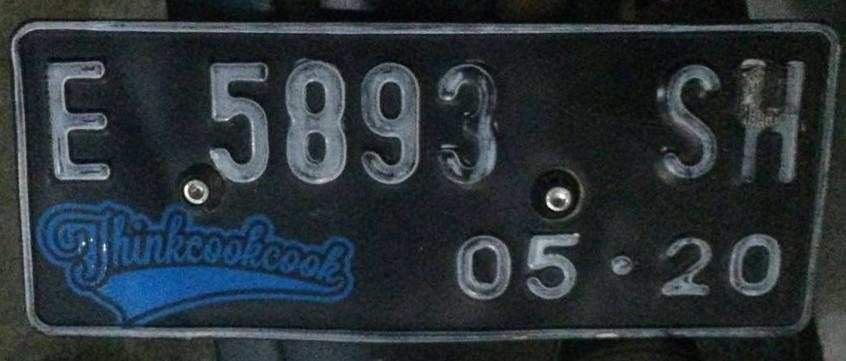
#> input picture 03 Al Akbar Baihaqi/UTS/dummy/57-E-5893-SH-05-20_jpg.rf.85a6b1712b6750deca3414bb1da5a7de.jpg, 846 x 361 px, found by its file name; its folder holds only this picture in this run
$ jupyter execute UTS_Clustering_Image_Segmentation_Soal.ipynb
#> lines starting #> are read from the running program, lines starting #| are printed output that depends on the picture
# UTS Clustering Image Segmentation
### Nama : Wanda Febrina Cahya
### No / Kelas : 29 / TI-3E
### NIM :2141720001

# Segmentasi Gambar dengan Clustering

Segmentasi merupakan salah satu cara untuk membedakan antara objek satu dengan objek lainnya dalam suatu citra. Cara ini dapat dilakukan dengan mengelompokkan nilai pixel citra berdasarkan kedekatan warnanya.

Pada UTS kali ini, Anda diminta untuk melakukan segmentasi citra plat nomor kendaraan di Indonesia. Fungsi segmentasi dalam kasus ini adalah mempermudah pembacaan plat nomor kendaraan sebelum proses selanjutnya, seperti pembacaan karakter pada plat nomor.

# Ketentuan UTS

Berdasarkan pemaparan kasus, Anda diminta untuk,

1. Pilih 5 citra plat nomor untuk setiap anggota kelompok dari dataset yang telah disediakan. [DOWNLOAD](https://storage.googleapis.com/kuliah_mah/dummy.zip)
2. Lakukan segmentasi pada citra plat nomor untuk memperjelas karakter pada plat nomor.
3. Anda dapat menggunakan algortima K-Means seperti yang telah dijelaskan pada praktikum sebelumnya atau menggunakan algoritma klasterisasi yang lain.
4. Anda diperkenankan untuk melakukan pra pengolahan data (preprocessing) pada citra seperti,
    - Merubah color space
    - Reduksi dimensi
    - dsb
5. Tampilkan perbandingan citra antara sebelum dan sesudah di segmentasi

**Catatan:**
1. Proses loading citra dicontohkan dengan menggunakan library openCV
2. Secara default, openCV akan memuat citra dalam format BGR

# Kode Bantuan

[cell 1]
# Mengimpor drive dari google.colab untuk mengakses Google Drive
from google.colab import drive
drive.mount('/content/drive')

# Import Libraries

[cell 2]
# For Data Manipulation
import numpy as np
import os
import random

# For Visualization
import cv2
import matplotlib.pyplot as plt

# For Preprocessing
from sklearn.decomposition import PCA

# For Modelling
from sklearn.cluster import KMeans, MiniBatchKMeans

# Read Image

[cell 3]
# Menentukan direktori dataset yang digunakan
dataset_dir = '/content/drive/MyDrive/dummy'

# Membuat daftar path file gambar dengan menggabungkan direktori dataset
selected_images = [os.path.join(dataset_dir, file) for file in os.listdir(dataset_dir)]

# Mengurutkan gambar berdasarkan nama file untuk memastikan urutan yang konsisten
selected_images.sort(key=lambda x: os.path.basename(x))

[cell 4]
# Ambil hanya 5 nomor plat teratas
first_5_license = selected_images[:5]

# KMeans Modelling

[cell 5]
# Fungsi kmeans_segmentation digunakan untuk melakukan segmentasi citra menggunakan algoritma K-Means
def kmeans_segmentation(image, k):
    # Jika citra berwarna
    if len(image.shape) == 3:
        pixels = image.reshape((-1, 3)) # Melakukan reshape citra ke format 2D (baris x kolom) untuk citra berwarna
    # Jika citra grayscale
    elif len(image.shape) == 2:
        pixels = image.reshape((-1, 1)) # Melakukan reshape citra ke format 2D (baris x kolom) untuk citra grayscale
    else:
        raise ValueError("Bentuk citra tidak didukung") # Melempar pengecualian jika bentuk citra tidak didukung

    kmeans = KMeans(n_clusters=k, n_init=100) # Membuat objek KMeans dengan jumlah cluster (k) dan iterasi inisialisasi sebanyak 100
    kmeans.fit(pixels)  # Melakukan pelatihan model K-Means pada data piksel citra

    # Menggunakan dimensi citra asli
    segmented_image = kmeans.labels_.reshape(image.shape[:2])  # Mereshape hasil segmentasi ke bentuk asli citra
    return segmented_image # Mengembalikan citra yang telah disegmentasi

# Display the Images

[cell 6]
def show_images(images, titles, figsize=(15, 7)):
    # Membuat sebuah figure dengan ukuran yang ditentukan
    plt.figure(figsize=figsize)

    for i in range(len(images)):
         # Membuat subplot di dalam figure untuk setiap gambar
        plt.subplot(1, len(images), i+1)

        # Menampilkan gambar
        plt.imshow(images[i])
        plt.title(titles[i])
        plt.axis('off')
    plt.show()

# Print the Image

[cell 7]
# Muat dan tampilkan citra-citra yang dipilih sebelum segmentasi
original_images = [cv2.imread(img) for img in first_5_license]
#> original_images = 1 item

# Menampilkan citra asli dengan judul "Original" (dalam format RGB)
fig, axes = plt.subplots(1, 5, figsize=(15, 5))
for ax, image in zip(axes, original_images):
    rgb_image = cv2.cvtColor(image, cv2.COLOR_BGR2RGB)
    ax.imshow(rgb_image)
    ax.set_title('Original') # Menambahkan nomor gambar ke judul
    ax.axis('off')
#> this loop made 1 pass
plt.show()

[cell 8]
# Loop melalui gambar-gambar dalam daftar first_5_license
for i, img_path in enumerate(first_5_license):
    img = cv2.imread(img_path)
#> img is the input picture: shape (361, 846, 3); mean B, G, R 55.5, 50.7, 41.6
    h, w, ch = img.shape
#> h = 361; w = 846; ch = 3

    # Menampilkan informasi tentang setiap gambar
    print(f"Data ke-{i+1}") # Menampilkan nomor gambar yang sedang diproses
    print("Height (h):", h) # Menampilkan tinggi citra (jumlah baris)
#| Height (h): 361
    print("Width (w):", w) # Menampilkan lebar citra (jumlah kolom)
#| Width (w): 846
    print("Number of Channels (ch):", ch) # Menampilkan jumlah saluran citra (3 untuk warna, 1 untuk grayscale)
#| Number of Channels (ch): 3

[cell 9]
# Loop melalui gambar-gambar dalam daftar first_5_license
for i, img_path in enumerate(first_5_license):
    img = cv2.imread(img_path)
    h, w, ch = img.shape

    data = img / 255.0 # Normalisasi data citra
    data = data.reshape(h * w, ch) # Mereshape data citra untuk mempersiapkannya untuk pemrosesan lebih lanjut

    # Menampilkan bentuk 'data' yang telah dihasilkan dalam setiap iterasi
    print(f"Shape of 'data' ke-{i+1}:", data.shape)
#| Shape of 'data' ke-1: (305406, 3)

[cell 10]
def plot_pixels(data, title, colors=None, N=10000):
#> called with data = array of shape (305406, 3), N = 10000
    if colors is None:
        colors = data

    # Memilih subset acak dari data jika tidak ada warna yang diberikan
    rng = np.random.RandomState(0)
    i = rng.permutation(data.shape[0])[:N]
    colors = colors[i]
    R, G, B = data[i].T
#> R = 10000 values, max 0.941 at index 7748, min 0.00392 at index 6925, mean 0.216; G = 10000 values, max 0.922 at index 4466, min 0.00392 at index 5870, mean 0.198; B = 10000 values, max 0.914 at index 4466, min 0 at index 901, mean 0.163
    # Membuat sebuah subplot dengan dua bagian (2 grafik) dalam satu gambar
    fig, ax = plt.subplots(1, 2, figsize=(8, 4))

    # Plot scatter plot Red vs. Green
    ax[0].scatter(R, G, color=colors, marker='.')
    ax[0].set(xlabel='Red', ylabel='Green', xlim=(0, 1), ylim=(0, 1))

    # Plot scatter plot Red vs. Blue
    ax[1].scatter(R, B, color=colors, marker='.')
    ax[1].set(xlabel='Red', ylabel='Blue', xlim=(0, 1), ylim=(0, 1))

    # Menambahkan judul ke keseluruhan gambar
    fig.suptitle(title, size=14)

[cell 11]
# Menampilkan scatter plot data citra asli
plot_pixels(data, title='Input color space: 16 million possible colors')
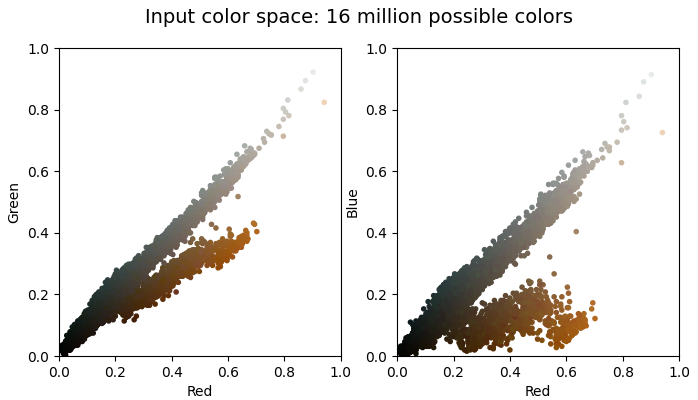
#> figure drawn by matplotlib, 2 panels

[cell 12]
# Pra-pemrosesan: Reduksi dimensi menggunakan PCA
pca = PCA(n_components=3)
reduced_images = [pca.fit_transform(img.reshape((-1, 3))).reshape(img.shape) for img in original_images]
#> reduced_images = 1 item

# Segmented Image

[cell 13]
# Segmentasi citra dengan K-Means setelah PCA
segmented_images_pca = [kmeans_segmentation(img, 2) for img in reduced_images]
#> segmented_images_pca = 1 item

[cell 14]
# Menampilkan citra hasil segmentasi setelah PCA
show_images(segmented_images_pca,['PCA']*len(segmented_images_pca))
#> the loop in show_images, `for i in range(len(images)):` made 1 pass
#> in show_images, `plt.show()`:
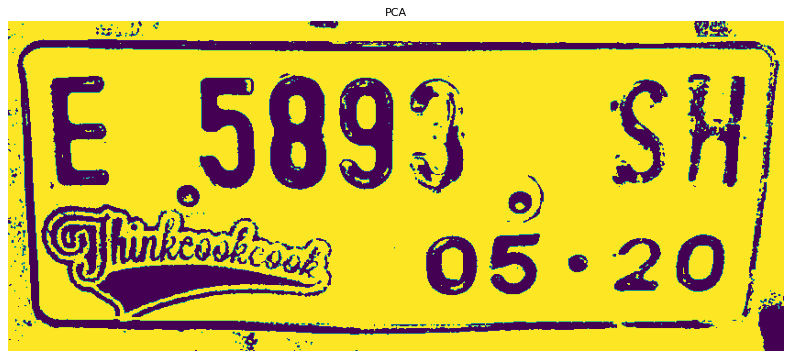
#> figure drawn by matplotlib, 1 panel
